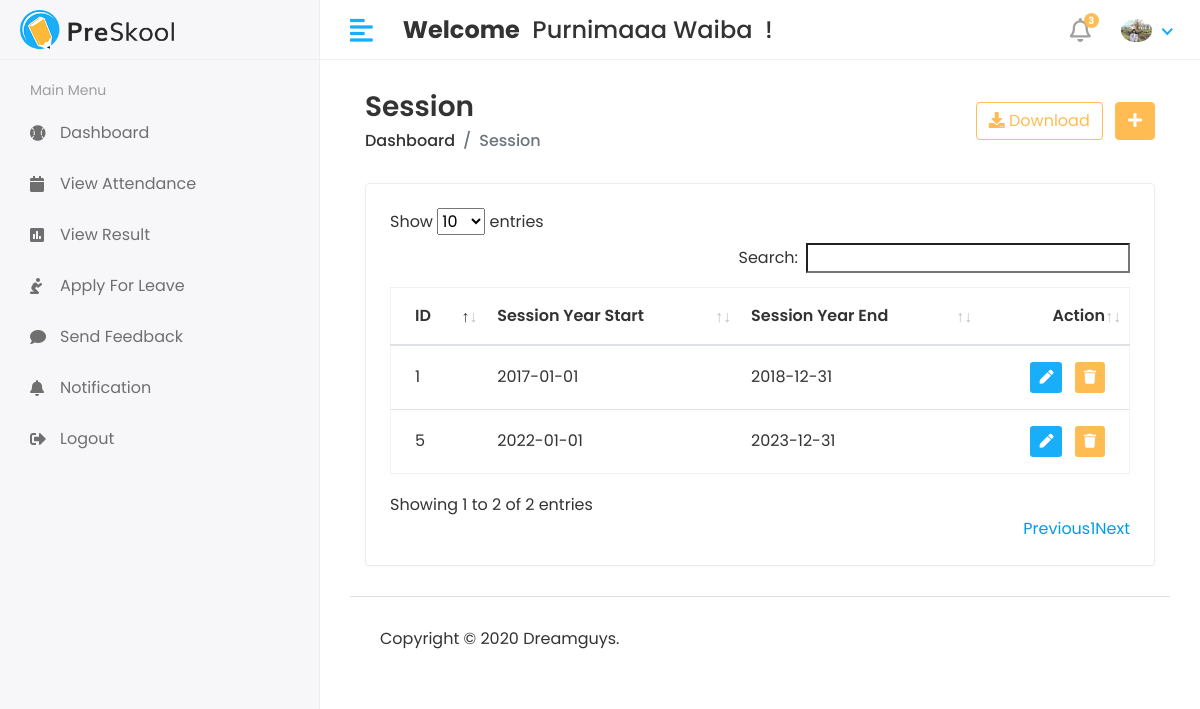
Page /Hod/Session/View (signed in) on the committed database.
### app/models.py (models this page shows, shortened)
class CustomUser(AbstractUser):
    USER = (
        (1, 'HOD'),
        (2, 'STAFF'),
        (3, 'STUDENT'),
    )
    user_type = models.CharField(choices=USER, max_length=50, default=1)
    profile_pic = models.ImageField(upload_to='media/profile_pic')

class Session_Year(models.Model):
    session_start = models.CharField(max_length=100)
    session_end = models.CharField(max_length=100)

### student_management_system/Hod_Views.py (the view)
# urls.py: path('Hod/Session/View', Hod_Views.VIEW_SESSION, name='view_session'),
@login_required(login_url='/')
def VIEW_SESSION(request):
    session = Session_Year.objects.all()
    context = {
        "session": session
    }
    return render(request, 'Hod/view_session.html', context)

### templates/Hod/view_session.html (shortened to what this page needs)
{% extends 'base.html'%}
{% block content %}
<div class="content container-fluid">
    <div class="page-header">
       <div class="row align-items-center">
          <div class="col">
             <h3 class="page-title">Session</h3>
             <ul class="breadcrumb">
                <li class="breadcrumb-item"><a href="index.html">Dashboard</a></li>
                <li class="breadcrumb-item active">Session</li>
             </ul>
          </div>
          <div class="col-auto text-right float-right ml-auto">
             <a href="#" class="btn btn-outline-primary mr-2"><i class="fas fa-download"></i> Download</a>
             <a href="add-student.html" class="btn btn-primary"><i class="fas fa-plus"></i></a>
          </div>
       </div>
     </div>
     <div class="row">
       <div class="col-sm-12">
          <div class="card card-table">
             <div class="card-body">
                <div class="table-responsive">
                   <table id="table_id" class="table table-hover table-center mb-0">
                      <thead>
                         <tr>
                            <th>ID</th>
                            <th>Session Year Start</th>
                            <th>Session Year End</th>
                            <th class="text-right">Action</th>
                         </tr>
                      </thead>
                      <tbody>
                        {% for i in session %}
                         <tr>
                            <td>{{i.id}}</td>
                            <td>{{i.session_start}}</td>
                            <td>{{i.session_end}}</td>
                            <td class="text-right">
                               <div class="actions">
                                  <a href="{% url 'edit_session' i.id %}" class="btn btn-sm bg-success-light mr-2">
                                  <i class="fas fa-pen"></i>
                                  </a>
                                  <a href="{% url 'delete_session' i.id %}" class="btn btn-sm bg-danger-light">
                                  <i class="fas fa-trash"></i>
                                  </a>
                               </div>
                            </td>
                         </tr>
                         {% endfor %}
                      </tbody>
                   </table>
                </div>
             </div>
          </div>
       </div>
    </div>
 </div>
{% endblock%}

### templates/includes/header.html (shortened to what this page needs)
{% load static %}
<div class="header">
    <div class="header-left">
       <a href="index.html" class="logo">
       <img src="{% static 'assets/img/logo.png' %}" alt="Logo">
       </a>
    </div>
    <a href="javascript:void(0);" id="toggle_btn">
    <i class="fas fa-align-left"></i>
    </a>
    <div class="top-nav-search mt-3">
     <h4><strong> Welcome</strong>&nbsp; <span> {{user.first_name}} {{user.last_name}}</span> &nbsp;! </h4>
    </div>
    <ul class="nav user-menu">
       <li class="nav-item dropdown noti-dropdown">
          <a href="#" class="dropdown-toggle nav-link" data-toggle="dropdown">
          <i class="far fa-bell"></i> <span class="badge badge-pill">3</span>
          </a>
       </li>
       <li class="nav-item dropdown has-arrow">
          <a href="#" class="dropdown-toggle nav-link" data-toggle="dropdown">
          <span class="user-img"><img class="rounded-circle" src="/{{user.profile_pic}}" width="31" alt="Ryan Taylor"></span>
          </a>
       </li>
    </ul>
 </div>

### static/assets/css/style.css (style rules this page uses)
html { height: 100%; }
body { background-color: #fff; color: #333; font-family: 'Poppins', sans-serif; font-size: 1rem; height: 100%; line-height: 1.5; overflow-x: hidden; }
h1, h2, h3, h4, h5, h6 { font-family: 'Poppins', sans-serif; margin-top: 0; }
a { color: #009ce7; }
input, button, a { transition: all 0.4s ease; -moz-transition: all 0.4s ease; -o-transition: all 0.4s ease; -ms-transition: all 0.4s ease; -webkit-transition: all 0.4s ease; }
ul, ol { padding: 0px; list-style: none; }
.table { color: #333; max-width: 100%; margin-bottom: 0; width: 100%; }
.table.dataTable { border-collapse: collapse !important; border: 1px solid rgba(0, 0, 0, 0.05); }
.table thead tr th { font-weight: 600; }
.table tbody tr { border-bottom: 1px solid rgba(0, 0, 0, 0.05); }
.table.table-center td, .table.table-center th { vertical-align: middle; }
.card-table .card-body .table > thead > tr > th { border-top: 0; }
.card-table .card-body .table tr td:first-child, .card-table .card-body .table tr th:first-child { padding-left: 1.5rem; }
.card-table .card-body .table tr td:last-child, .card-table .card-body .table tr th:last-child { padding-right: 1.5rem; }
.card-table .table td, .card-table .table th { border-top: 1px solid #e2e5e8; padding: 1rem 0.75rem; white-space: nowrap; }
.btn-primary { background-color: #FFBC53; border: 1px solid #FFBC53; }
.btn-outline-primary { color: #FFBC53; border-color: #FFBC53; }
.card { border: 1px solid #ececf5; box-shadow: 0 1px 3px 0 rgba(0, 0, 0, 0.03); margin-bottom: 1.875rem; }
.card-body { padding: 1.5rem; }
.bg-danger-light { background-color:#FFBC53 !important; color:#fff !important; }
.bg-success-light { background-color: #18aefa; color: #fff; }
.header { background-color: #fff; border-bottom: 1px solid #f3f3f4; left: 0; position: fixed; right: 0; top: 0; z-index: 1001; height: 60px; }
.header .header-left { float: left; height: 60px; padding: 0 20px; position: relative; width: 320px; z-index: 1; transition: all 0.2s ease-in-out; background-color: #f7f7fa; border-bottom: 1px solid #efefef; border-right: 1px solid #ececf5; display: flex; align-items: center; }
.header .header-left .logo { display: inline-block; line-height: 60px; }
.header .header-left .logo img { max-height: 40px; width: auto; }
.header .dropdown-toggle:after { display: none; }
.header .has-arrow .dropdown-toggle:after { border-top: 0; border-left: 0; border-bottom: 2px solid #18aefa; border-right: 2px solid #18aefa; content: ''; height: 8px; display: inline-block; pointer-events: none; -webkit-transform-origin: 66% 66%; -ms-transform-origin: 66% 66%; transform-origin: 66% 66%; -webkit-transform: rotate(45deg); -ms-transform: rotate(45deg); transform: rotate(45deg); -webkit-transition: all 0.15s ease-in-out; transition: all 0.15s ease-in-out; width: 8px; vertical-align: 0px; }
.user-menu { float: right; margin: 0; position: relative; z-index: 99; padding-right: 15px; }
.user-menu.nav > li > a { color: #a0a0a0; font-size: 14px; line-height: 58px; padding: 0 15px; height: 60px; }
.user-img { margin-right: 3px; position: relative; }
.top-nav-search { float: left; margin-left: 15px; }
.page-header { margin-bottom: 1.875rem; }
.page-header .breadcrumb { background-color: transparent; color: #6c757d; font-size: 1rem; font-weight: 500; margin-bottom: 0; padding: 0; }
.page-header .breadcrumb a { color: #333; }
.page-title { font-size: 28px; font-weight: 600; color: #333; margin-bottom: 5px; }
.user-menu.nav > li > a .badge { background-color: #FFBC53; display: block; font-size: 10px; font-weight: bold; height: 15px; width: 15px; position: absolute; right: 7px; top: 13px; color: #fff; padding: 3px; }
.user-menu.nav > li > a > i { font-size: 1.5rem; line-height: 60px; }
@media (min-width: 992px) { #toggle_btn { align-items: center; color: #18aefa; display: inline-flex; float: left; font-size: 26px; height: 60px; justify-content: center; margin-left: 15px; padding: 0 15px; } }

### rows in the picture
CustomUser: first_name "Purnimaaa", last_name "Waiba", profile_pic (picture)
Session_Year: id "1", session_start "2017-01-01", session_end "2018-12-31"
Session_Year: id "5", session_start "2022-01-01", session_end "2023-12-31"
